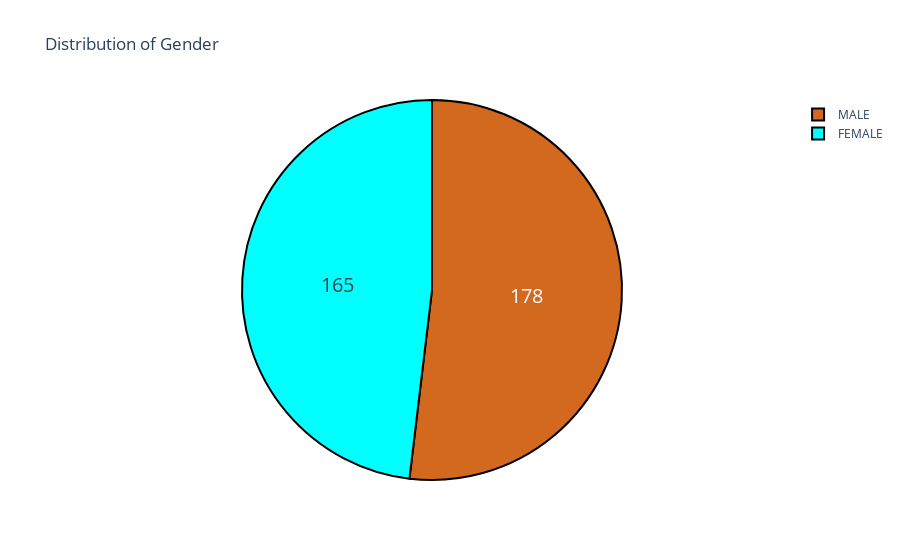

The notebook cell this image was saved under:
### Code cell
labels = sorted(df.sex.unique())
values = df.sex.value_counts().sort_index()
colors = ['Aqua', 'Chocolate']


fig = go.Figure(data=[go.Pie(labels=labels,
                             values=values)])
fig.update_traces(hoverinfo='label+percent', textinfo='value',textfont_size=20,
                  marker=dict(colors=colors, line=dict(color='#000000', width=2)))

fig.update_layout(title_text="Distribution of Gender")
fig.show()

### Figure 1 — Plotly figure (JSON) as saved in the notebook; plotly's stock layout.template omitted (floating-point values rounded to 4 significant figures)
{"data": [{"hoverinfo": "label+percent", "labels": ["FEMALE", "MALE"], "marker": {"colors": ["Aqua", "Chocolate"], "line": {"color": "#000000", "width": 2}}, "textfont": {"size": 20}, "textinfo": "value", "type": "pie", "values": [165, 178]}], "layout": {"title": {"text": "Distribution of Gender"}}}
